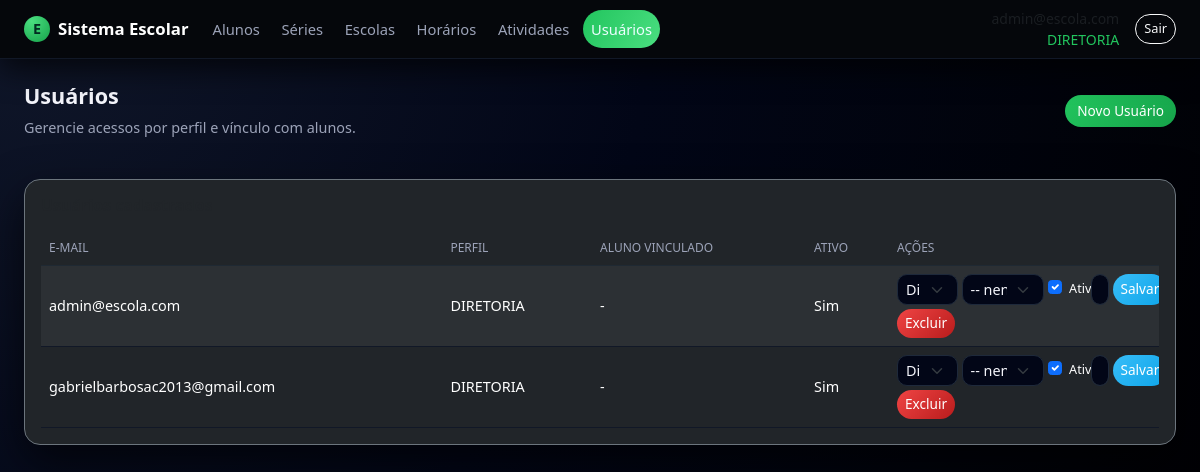
The app's page /usuarios/ (signed in), older data.
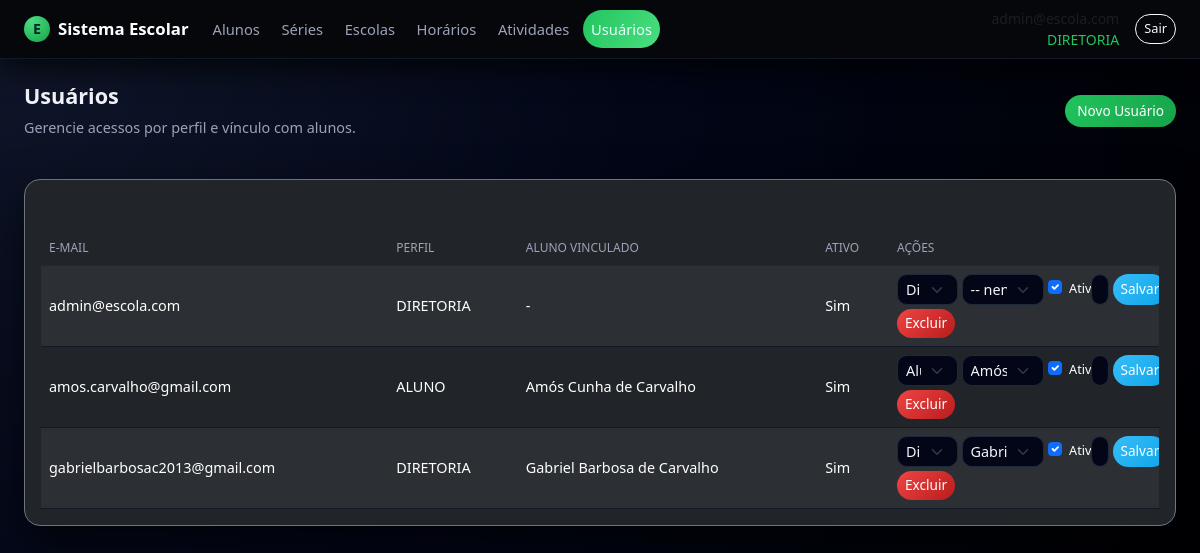
The same page, newer data.
### app.py (models this page shows, shortened)
class Usuario(db.Model, UserMixin):
    __tablename__ = "usuario"
    id = db.Column(db.Integer, primary_key=True)
    email = db.Column(db.String(120), unique=True, nullable=False)
    senha_hash = db.Column(db.String(255), nullable=False)
    papel = db.Column(db.String(30), nullable=False, default="ALUNO")
    ativo = db.Column(db.Boolean, nullable=False, default=True)
    created_at = db.Column(db.DateTime, nullable=False, default=datetime.utcnow)
    aluno_id = db.Column(db.Integer, db.ForeignKey("aluno.id"), nullable=True)
    aluno = db.relationship("Aluno", lazy="joined")
    def papel_upper(self):
        return (self.papel or "").upper()
    def is_diretoria(self):
        return self.papel_upper() == "DIRETORIA"

class Aluno(db.Model):
    __tablename__ = "aluno"
    id = db.Column(db.Integer, primary_key=True)
    nome = db.Column(db.String(180), nullable=False)
    escola_id = db.Column(db.Integer, db.ForeignKey("escola.id"))
    serie_id = db.Column(db.Integer, db.ForeignKey("serie.id"))
    horario_id = db.Column(db.Integer, db.ForeignKey("horario.id"))
    telefone_cel = db.Column(db.String(30))
    telefone_fixo = db.Column(db.String(30))
    foto_path = db.Column(db.String(300))
    observacoes = db.Column(db.Text)
    naturalidade = db.Column(db.String(120))
    nacionalidade = db.Column(db.String(120))
    data_nascimento = db.Column(db.Date)
    idade = db.Column(db.Integer)
    sexo = db.Column(db.String(1))
    nome_pai = db.Column(db.String(180))
    nome_mae = db.Column(db.String(180))
    endereco = db.Column(db.String(200))
    numero = db.Column(db.String(20))
    bairro = db.Column(db.String(120))
    tem_dificuldade = db.Column(db.Boolean)
    qual_dificuldade = db.Column(db.String(255))
    toma_medicamento = db.Column(db.Boolean)
    qual_medicamento = db.Column(db.String(255))
    inicio_aulas = db.Column(db.Date)
    mensalidade_opcao = db.Column(db.String(60))
    escola = db.relationship("Escola", lazy="joined")
    serie = db.relationship("Serie", lazy="joined")
    horario = db.relationship("Horario", lazy="joined")

### app.py (the view)
@app.route("/usuarios/", methods=["GET"])
@login_required
def usuarios_list():
    if not current_user.is_diretoria():
        flash("Acesso restrito à DIRETORIA.", "warning")
        return redirect(url_for("index"))
    items = Usuario.query.order_by(Usuario.email.asc()).all()
    alunos = Aluno.query.order_by(Aluno.nome.asc()).all()
    return render_template("usuarios/listar.html", items=items, alunos=alunos)

### app.py (called while the page is built)
@login_manager.user_loader
def load_user(uid):
    return db.session.get(Usuario, int(uid))

@app.context_processor
def inject_can():
    return dict(can=can)

### templates/usuarios/listar.html (shortened to what this page needs)
{% extends "base.html" %}
{% block content %}
<div class="page-title-row mb-3">
  <div>
    <h2>Usuários</h2>
    <div class="subtitle">Gerencie acessos por perfil e vínculo com alunos.</div>
  </div>
  <div class="d-flex align-items-center gap-2">
    <button class="btn btn-success"
            type="button"
            data-bs-toggle="collapse"
            data-bs-target="#formNovoUsuario"
            aria-expanded="false"
            aria-controls="formNovoUsuario">
      Novo Usuário
    </button>
  </div>
</div>
<section class="card bg-dark border-secondary">
  <div class="card-body">
    <h5 class="card-title mb-3">Usuários cadastrados</h5>
    {% if items %}
      <div class="table-responsive">
        <table class="table table-dark table-striped align-middle">
          <thead>
            <tr>
              <th>E-mail</th>
              <th>Perfil</th>
              <th>Aluno vinculado</th>
              <th>Ativo</th>
              <th style="width: 270px;">Ações</th>
            </tr>
          </thead>
          <tbody>
          {% for u in items %}
            <tr>
              <td>{{ u.email }}</td>
              <td>{{ u.papel_upper() }}</td>
              <td>{{ u.aluno.nome if u.aluno else '-' }}</td>
              <td>{{ 'Sim' if u.ativo else 'Não' }}</td>
              <td>
                <form method="post"
                      action="{{ url_for('usuarios_editar', id=u.id) }}"
                      class="row g-1 align-items-center">
                  <div class="col-md-3">
                    <select name="papel" class="form-select form-select-sm">
                      <option value="DIRETORIA" {{ 'selected' if u.papel_upper()=='DIRETORIA' else '' }}>Diretoria</option>
                      <option value="ALUNO" {{ 'selected' if u.papel_upper()=='ALUNO' else '' }}>Aluno</option>
                    </select>
                  </div>
                  <div class="col-md-4">
                    <select name="aluno_id" class="form-select form-select-sm">
                      <option value="">-- nenhum --</option>
                      {% for a in alunos %}
                        <option value="{{ a.id }}" {{ 'selected' if u.aluno_id == a.id else '' }}>
                          {{ a.nome }}
                        </option>
                      {% endfor %}
                    </select>
                  </div>
                  <div class="col-md-2 d-flex align-items-center">
                    <div class="form-check">
                      <input class="form-check-input" type="checkbox" name="ativo"
                             id="ativo_{{ u.id }}" {{ 'checked' if u.ativo else '' }}>
                      <label class="form-check-label small" for="ativo_{{ u.id }}">Ativo</label>
                    </div>
                  </div>
                  <div class="col-md-3 d-flex gap-1">
                    <input type="password"
                           name="nova_senha"
                           class="form-control form-control-sm"
                           placeholder="Nova senha">
                    <button type="submit" class="btn btn-sm btn-primary">Salvar</button>
                  </div>
                </form>
                <form method="post"
                      action="{{ url_for('usuarios_excluir', id=u.id) }}"
                      class="mt-1"
                      onsubmit="return confirm('Confirma excluir este usuário?');">
                  <button type="submit" class="btn btn-sm btn-danger">Excluir</button>
                </form>
              </td>
            </tr>
          {% endfor %}
          </tbody>
        </table>
      </div>
    {% else %}
      <p class="text-muted mb-0">Nenhum usuário cadastrado.</p>
    {% endif %}
  </div>
</section>
{% endblock %}

### templates/base.html (shortened to what this page needs)
<!doctype html>
<html lang="pt-BR">
<head>
  <link
    href="https://cdn.jsdelivr.net/npm/bootstrap@5.3.3/dist/css/bootstrap.min.css"
    rel="stylesheet"
  >
  <link rel="stylesheet" href="{{ url_for('static', filename='css/style.css') }}">
</head>
<body class="app-body">
  <header class="app-navbar navbar navbar-expand-lg navbar-dark">
    <div class="container-fluid px-3 px-lg-4">
      <a class="navbar-brand d-flex align-items-center gap-2" href="{{ url_for('index') }}">
        <span class="brand-icon">E</span>
        <span class="fw-semibold">Sistema Escolar</span>
      </a>
      {% if current_user.is_authenticated %}
        <div class="collapse navbar-collapse" id="mainNav">
          <ul class="navbar-nav me-auto mb-2 mb-lg-0 app-menu">
            {% set papel = current_user.papel_upper() if current_user.is_authenticated else '' %}
            <li class="nav-item">
              <a class="nav-link {% if request.endpoint and 'alunos' in request.endpoint %}active{% endif %}"
                 href="{{ url_for('alunos_list') }}">
                Alunos
              </a>
            </li>
            {% if papel not in ['RESPONSAVEL', 'ALUNO'] %}
              <li class="nav-item">
                <a class="nav-link {% if request.endpoint and 'series_' in request.endpoint %}active{% endif %}"
                   href="{{ url_for('series_list') }}">
                  Séries
                </a>
              </li>
              <li class="nav-item">
                <a class="nav-link {% if request.endpoint and 'escolas_' in request.endpoint %}active{% endif %}"
                   href="{{ url_for('escolas_list') }}">
                  Escolas
                </a>
              </li>
              <li class="nav-item">
                <a class="nav-link {% if request.endpoint and 'horarios_' in request.endpoint %}active{% endif %}"
                   href="{{ url_for('horarios_list') }}">
                  Horários
                </a>
              </li>
            {% endif %}
            <li class="nav-item">
              <a class="nav-link {% if request.endpoint and 'atividades_' in request.endpoint %}active{% endif %}"
                 href="{{ url_for('atividades_listar') }}">
                Atividades
              </a>
            </li>
            {% if papel == 'DIRETORIA' %}
              <li class="nav-item">
                <a class="nav-link {% if request.endpoint and 'usuarios_' in request.endpoint %}active{% endif %}"
                   href="{{ url_for('usuarios_list') }}">
                  Usuários
                </a>
              </li>
            {% endif %}
          </ul>
          <div class="d-flex align-items-center gap-3">
            <div class="text-end small text-muted d-none d-md-block">
              <div>{{ current_user.email }}</div>
              <div class="text-accent">{{ current_user.papel_upper() }}</div>
            </div>
            <form method="post" action="{{ url_for('logout') }}">
              <button class="btn btn-sm btn-outline-light" type="submit">Sair</button>
            </form>
          </div>
        </div>
      {% endif %}
    </div>
  </header>
  <main class="app-main container-fluid px-3 px-lg-4 py-4">
    <div class="page-wrapper">
      {% block content %}{% endblock %}
    </div>
  </main>
</body>
</html>

### static/css/style.css (style rules this page uses)
:root { --bg-body: #05070b; --bg-elevated: #10141f; --bg-elevated-soft: #181d2a; --bg-navbar: #05070b; --border-soft: #262c3c; --text-main: #f4f5fb; --text-muted: #9ca3b8; --accent: #22c55e; --accent-soft: rgba(34, 197, 94, 0.15); --danger-soft: rgba(239, 68, 68, 0.15); --radius-lg: 16px; --radius-md: 10px; --shadow-soft: 0 18px 45px rgba(0, 0, 0, 0.65); }
.app-body { background: radial-gradient(circle at top left, #10172a 0, #020617 45%, #000 100%); color: var(--text-main); min-height: 100vh; font-family: system-ui, -apple-system, BlinkMacSystemFont, "Segoe UI", sans-serif; }
.app-navbar { background-color: var(--bg-navbar); border-bottom: 1px solid #111827; box-shadow: 0 10px 30px rgba(0, 0, 0, 0.7); position: sticky; top: 0; z-index: 1030; }
.app-navbar .navbar-brand { font-size: 1.05rem; }
.brand-icon { width: 26px; height: 26px; border-radius: 999px; background: radial-gradient(circle at 30% 20%, #4ade80, #16a34a); display: inline-flex; align-items: center; justify-content: center; font-size: 0.9rem; font-weight: 700; color: #022c22; }
.app-menu .nav-link { font-size: 0.92rem; color: var(--text-muted); padding-inline: 0.9rem; border-radius: 999px; margin-right: 0.35rem; transition: all 0.18s ease-out; }
.app-menu .nav-link.active { color: #ecfeff; background: linear-gradient(120deg, #22c55e, #4ade80); }
.app-main { color: var(--text-main); max-width: 1200px; margin-inline: auto; }
.page-wrapper { display: flex; flex-direction: column; gap: 1.5rem; }
.card { background-color: var(--bg-elevated); border-radius: var(--radius-lg); border: 1px solid var(--border-soft); box-shadow: var(--shadow-soft); }
.card-title { font-size: 1rem; font-weight: 600; }
.page-title-row { display: flex; align-items: center; justify-content: space-between; gap: 1rem; }
.page-title-row h2 { font-size: 1.35rem; font-weight: 600; }
.page-title-row .subtitle { font-size: 0.9rem; color: var(--text-muted); }
.table { color: var(--text-main); font-size: 0.9rem; margin-bottom: 0; }
.table thead { background: linear-gradient(90deg, #020617, #020617); }
.table thead th { color: #9ca3b8; border-bottom: 1px solid #1f2933 !important; font-weight: 500; text-transform: uppercase; font-size: 0.75rem; }
.table tbody tr { background-color: var(--bg-elevated-soft); }
.table tbody tr:nth-child(even) { background-color: #050816; }
.table td, .table th { border-color: #111827 !important; }
.form-control, .form-select, textarea.form-control { background-color: #020617; border-radius: var(--radius-md); border: 1px solid #1e293b; color: var(--text-main); font-size: 0.9rem; }
.btn { border-radius: 999px; font-size: 0.85rem; }
.btn-success { background: linear-gradient(135deg, #22c55e, #16a34a); border: none; }
.btn-primary { background: linear-gradient(135deg, #38bdf8, #0ea5e9); border: none; }
.btn-outline-light { border-radius: 999px; font-size: 0.8rem; }
.btn-danger { background: linear-gradient(135deg, #ef4444, #b91c1c); border: none; }
.text-accent { color: var(--accent); }

Row changes from the older to the newer data that the page shows:
added Usuario: email "amos.carvalho@gmail.com", papel_upper "ALUNO", aluno "Amós Cunha de Carvalho", ativo "Sim"
changed Usuario "gabrielbarbosac2013@gmail.com": aluno "-" → "Gabriel Barbosa de Carvalho"; aluno_id "-- nenhum --" → "Gabriel Barbosa de Carvalho"
